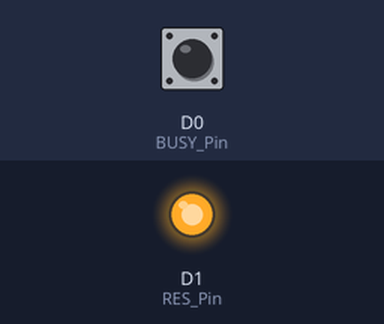
A sketch run on a simulated ESP8266 (NodeMCU). On the bench: output pins drawn as LEDs (lit = HIGH). Dashed ring = blinking. The test bench sets the inputs (shaded band); at power-on: D0 (BUSY_Pin) LOW. Pins used as bus, display or sensor lines are not drawn.

Above: at 1.2 s.
1.3 s: D0 (BUSY_Pin) pulsed HIGH 2 times (0.12 s each, 0.3 s apart)
At 4.61 s:
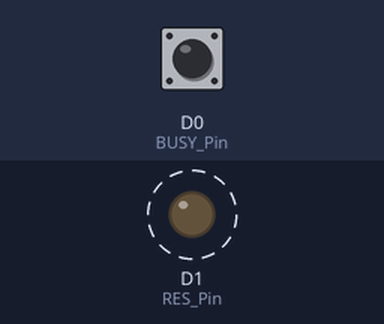
Timing chart, 0 to 6.2 s (numbered marks = the images above; inputs shaded):
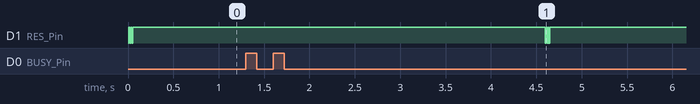

Measured:
- after the input at 1.3 s, D1 (RES_Pin): alternates HIGH for 0.01 s and LOW for 0.01 s, 6 changes in all, then stays HIGH, starting after 3.3 s
- by itself, D1 (RES_Pin): alternates HIGH for 0.01 s and LOW for 0.01 s, 5 changes in all, then stays HIGH

The sketch:

GDEW029I6FD_Arduino.ino
```cpp
#include <SPI.h>
#include"Ap_29demo.h"
//IO settings
int BUSY_Pin = D0;
int RES_Pin = D1;
int DC_Pin = D2;
int CS_Pin = D4;
//HSCLK---D5
//HMOSI--D7
#define EPD_W21_CS_0 digitalWrite(CS_Pin,LOW)
#define EPD_W21_CS_1 digitalWrite(CS_Pin,HIGH)
#define EPD_W21_DC_0  digitalWrite(DC_Pin,LOW)
#define EPD_W21_DC_1  digitalWrite(DC_Pin,HIGH)
#define EPD_W21_RST_0 digitalWrite(RES_Pin,LOW)
#define EPD_W21_RST_1 digitalWrite(RES_Pin,HIGH)
#define isEPD_W21_BUSY digitalRead(BUSY_Pin)
////////FUNCTION//////
void SPI_Write(unsigned char value);
void EPD_W21_WriteDATA(unsigned char command);
void EPD_W21_WriteCMD(unsigned char command);
//EPD
void EPD_W21_Init(void);
void EPD_init(void);
void EPD_sleep(void);
void EPD_refresh(void);
void lcd_chkstatus(void);
void PIC_display_Clean(void);
void PIC_display(const unsigned char* picData);
void Sys_run(void)
{
   ESP.wdtFeed(); //Feed dog to prevent system reset
  }
void LED_run(void)
{
  digitalWrite(LED_BUILTIN, LOW);   // Turn the LED on (Note that LOW is the voltage level
  delay(500);
  digitalWrite(LED_BUILTIN, HIGH);   // Turn the LED on (Note that LOW is the voltage level
  delay(500);
  }
void setup() {
   pinMode(BUSY_Pin, INPUT);
   pinMode(RES_Pin, OUTPUT);
   pinMode(DC_Pin, OUTPUT);
   pinMode(CS_Pin, OUTPUT);
   //SPI
   SPI.beginTransaction(SPISettings(10000000, MSBFIRST, SPI_MODE0));
   SPI.begin ();
}
//Tips//
/*When the electronic paper is refreshed in full screen, the picture flicker is a normal phenomenon, and the main function is to clear the display afterimage in the previous picture.
  When the local refresh is performed, the screen does not flash.*/
/*When you need to transplant the driver, you only need to change the corresponding IO. The BUSY pin is the input mode and the others are the output mode. */

void loop() {
  while(1)
  {
    EPD_init(); //EPD init
    PIC_display(gImage_1);//EPD_picture1
    EPD_sleep();//EPD_sleep,Sleep instruction is necessary, please do not delete!!!
    delay(2000); //2s

    //PICTURE2
    EPD_init(); //EPD init
    PIC_display(gImage_2);//EPD_picture1
    EPD_sleep();//EPD_sleep,Sleep instruction is necessary, please do not delete!!!
     delay(2000); //2s

    //PICTURE Clean
     EPD_init(); //EPD init
    PIC_display_Clean();
    EPD_sleep();//EPD_sleep,Sleep instruction is necessary, please do not delete!!!
  while(1)
    {
     Sys_run();//System run
     LED_run();//Breathing lamp
    }

  }


}

//////////////////////SPI///////////////////////////////////

void SPI_Write(unsigned char value)
{
    SPI.transfer(value);

}

void EPD_W21_WriteCMD(unsigned char command)
{
  EPD_W21_CS_0;
  EPD_W21_DC_0;   // command write
  SPI_Write(command);
  EPD_W21_CS_1;
}
void EPD_W21_WriteDATA(unsigned char command)
{
  EPD_W21_CS_0;
  EPD_W21_DC_1;   // command write
  SPI_Write(command);
  EPD_W21_CS_1;
}


/////////////////EPD settings Functions/////////////////////
void EPD_W21_Init(void)
{
  unsigned char i;
  for(i=0;i<3;i++) //Reset, three times to prevent the secondary electricity cannot be started
  {
    EPD_W21_RST_0;    // Module reset
    delay(10);//At least 10ms delay
    EPD_W21_RST_1;
    delay(10);//At least 10ms delay
  }
}
void EPD_init(void)
{
    EPD_W21_Init(); //Electronic paper IC reset

    EPD_W21_WriteCMD(0x04);
    lcd_chkstatus();//waiting for the electronic paper IC to release the idle signal

    EPD_W21_WriteCMD(0x00);     //panel setting
    EPD_W21_WriteDATA(0x1f);    //LUT from OTP£¬KW-BF   KWR-AF  BWROTP 0f BWOTP 1f

    EPD_W21_WriteCMD(0x61);     //resolution setting
    EPD_W21_WriteDATA (0x80);   //128
    EPD_W21_WriteDATA (0x01);   //296
    EPD_W21_WriteDATA (0x28);

    EPD_W21_WriteCMD(0X50);     //VCOM AND DATA INTERVAL SETTING
    EPD_W21_WriteDATA(0x97);    //WBmode:VBDF 17|D7 VBDW 97 VBDB 57   WBRmode:VBDF F7 VBDW 77 VBDB 37  VBDR B7
}
void EPD_refresh(void)
{
    EPD_W21_WriteCMD(0x12);     //DISPLAY REFRESH
    delay(10);          //!!!The delay here is necessary, 200uS at least!!!
    lcd_chkstatus();
}
void EPD_sleep(void)
{
    EPD_W21_WriteCMD(0X02);   //power off
    lcd_chkstatus();          //waiting for the electronic paper IC to release the idle signal
    //Part2 Increase the time delay
    delay(1000);      //Power off time delay, this is  necessary!!!
    EPD_W21_WriteCMD(0X07);   //deep sleep
    EPD_W21_WriteDATA(0xA5);
}

void PIC_display(const unsigned char* picData)
{
    unsigned int i;
    EPD_W21_WriteCMD(0x10);        //Transfer old data
    for(i=0;i<4736;i++)
    EPD_W21_WriteDATA(0xff);

    EPD_W21_WriteCMD(0x13);        //Transfer new data
    for(i=0;i<4736;i++)
     EPD_W21_WriteDATA(pgm_read_byte(&picData[i]));

       //Refresh
    EPD_W21_WriteCMD(0x12);   //DISPLAY REFRESH
    delay(10);    //!!!The delay here is necessary, 200uS at least!!!
    lcd_chkstatus();          //waiting for the electronic paper IC to release the idle signal

}

void PIC_display_Clean(void)
{
    unsigned int i;
    EPD_W21_WriteCMD(0x10);        //Transfer old data
    for(i=0;i<4736;i++)
  {
    EPD_W21_WriteDATA(0xff);
  }

    EPD_W21_WriteCMD(0x13);        //Transfer new data
    for(i=0;i<4736;i++)
  {
    EPD_W21_WriteDATA(0xff);
  }
     //Refresh
    EPD_W21_WriteCMD(0x12);   //DISPLAY REFRESH
    delay(10);    //!!!The delay here is necessary, 200uS at least!!!
    lcd_chkstatus();          //waiting for the electronic paper IC to release the idle signal

}
void lcd_chkstatus(void)
{
   while(1)
  {   //=0 BUSY
     if(isEPD_W21_BUSY==1) break;
     ESP.wdtFeed(); //Feed dog to prevent system reset
  }
}
```

Source omitted: Ap_29demo.h (data table, 48203 bytes)
